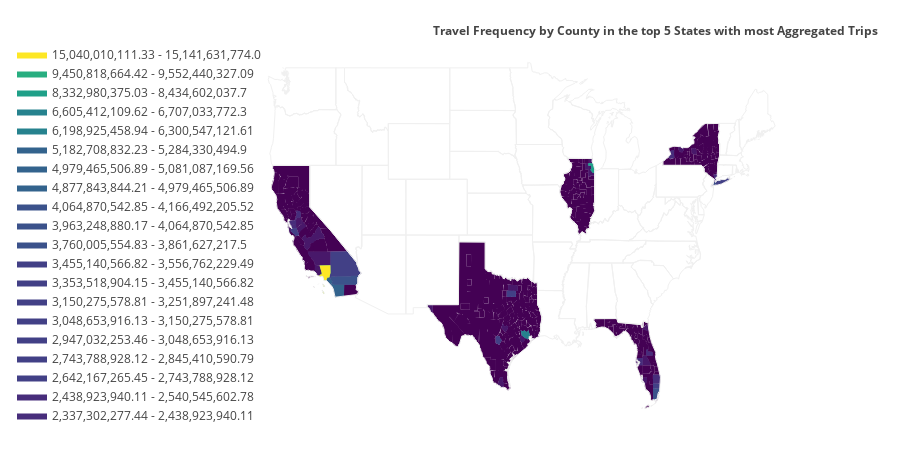

Here is the notebook cell this chart was saved with:
### Code cell
values=filtered_df['Value']
endpts = list(np.mgrid[min(values):max(values):150j])
fig = ff.create_choropleth(fips=filtered_df['GEOID'], binning_endpoints=endpts,values=values,  legend_title='Travel Frequency by County in the top 5 States with most Aggregated Trips')
fig.layout.template = None
fig.update_layout(
    legend_x = 0,
    annotations = {'x': -0.5, 'xanchor': 'left'}
)
fig.show()
